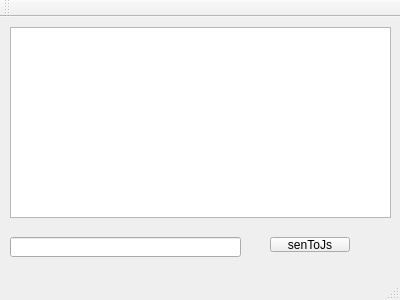
<?xml version="1.0" encoding="UTF-8"?>
<ui version="4.0">
 <class>MainWindow</class>
 <widget class="QMainWindow" name="MainWindow">
  <property name="geometry">
   <rect>
    <x>0</x>
    <y>0</y>
    <width>400</width>
    <height>300</height>
   </rect>
  </property>
  <property name="windowTitle">
   <string>MainWindow</string>
  </property>
  <widget class="QWidget" name="centralWidget">
   <widget class="QTextEdit" name="textEdit">
    <property name="geometry">
     <rect>
      <x>10</x>
      <y>10</y>
      <width>381</width>
      <height>191</height>
     </rect>
    </property>
   </widget>
   <widget class="QLineEdit" name="lineEdit">
    <property name="geometry">
     <rect>
      <x>10</x>
      <y>220</y>
      <width>231</width>
      <height>20</height>
     </rect>
    </property>
   </widget>
   <widget class="QPushButton" name="pushButton">
    <property name="geometry">
     <rect>
      <x>270</x>
      <y>220</y>
      <width>80</width>
      <height>15</height>
     </rect>
    </property>
    <property name="text">
     <string>senToJs</string>
    </property>
   </widget>
  </widget>
  <widget class="QMenuBar" name="menuBar">
   <property name="geometry">
    <rect>
     <x>0</x>
     <y>0</y>
     <width>400</width>
     <height>17</height>
    </rect>
   </property>
  </widget>
  <widget class="QToolBar" name="mainToolBar">
   <attribute name="toolBarArea">
    <enum>TopToolBarArea</enum>
   </attribute>
   <attribute name="toolBarBreak">
    <bool>false</bool>
   </attribute>
  </widget>
  <widget class="QStatusBar" name="statusBar"/>
 </widget>
 <layoutdefault spacing="6" margin="11"/>
 <resources/>
 <connections/>
</ui>
